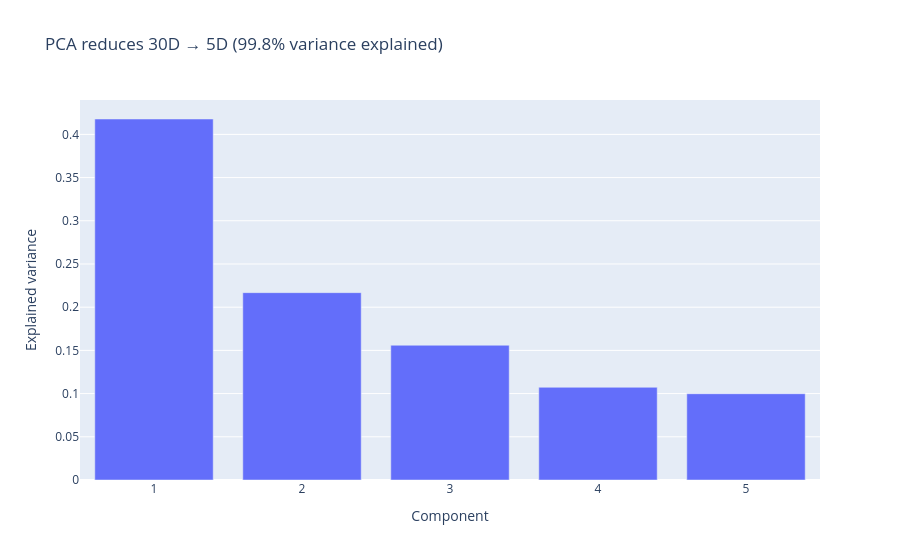

Source (notebook cell):
### Code cell
pca_plot = kairo.plot_pca_variances(stats)
pca_plot.show()

### Figure 1 — Plotly figure (JSON) as saved in the notebook; plotly's stock layout.template omitted (floating-point values rounded to 4 significant figures)
{"data": [{"hovertemplate": "Component=%{x}<br>Explained variance=%{y}<extra></extra>", "legendgroup": "", "marker": {"color": "#636efa", "pattern": {"shape": ""}}, "name": "", "orientation": "v", "showlegend": false, "textposition": "auto", "type": "bar", "x": [1, 2, 3, 4, 5], "xaxis": "x", "y": [0.4178, 0.2168, 0.156, 0.1073, 0.09985], "yaxis": "y"}], "layout": {"barmode": "relative", "legend": {"tracegroupgap": 0}, "title": {"text": "PCA reduces 30D → 5D (99.8% variance explained)"}, "xaxis": {"anchor": "y", "domain": [0, 1], "title": {"text": "Component"}}, "yaxis": {"anchor": "x", "domain": [0, 1], "title": {"text": "Explained variance"}}}}
